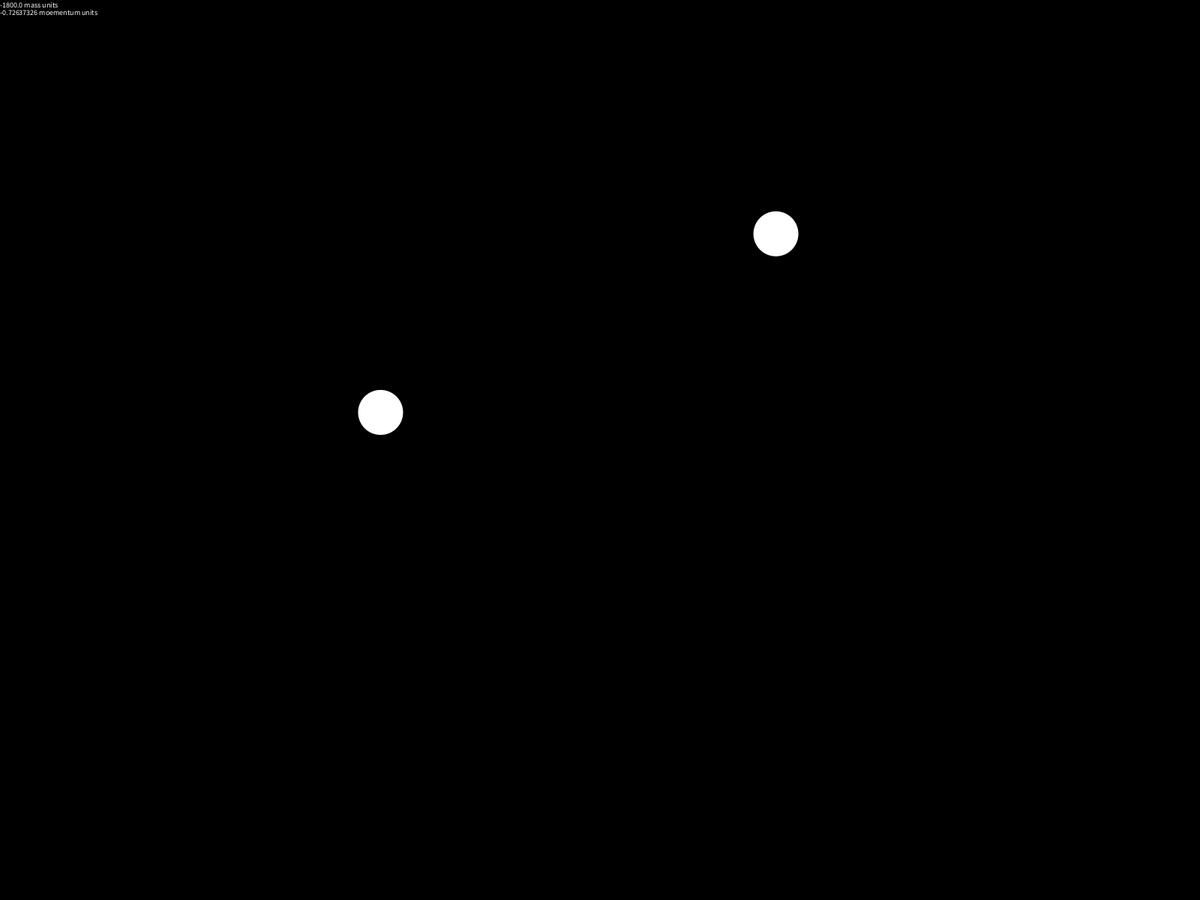
Frame 1 (no input)
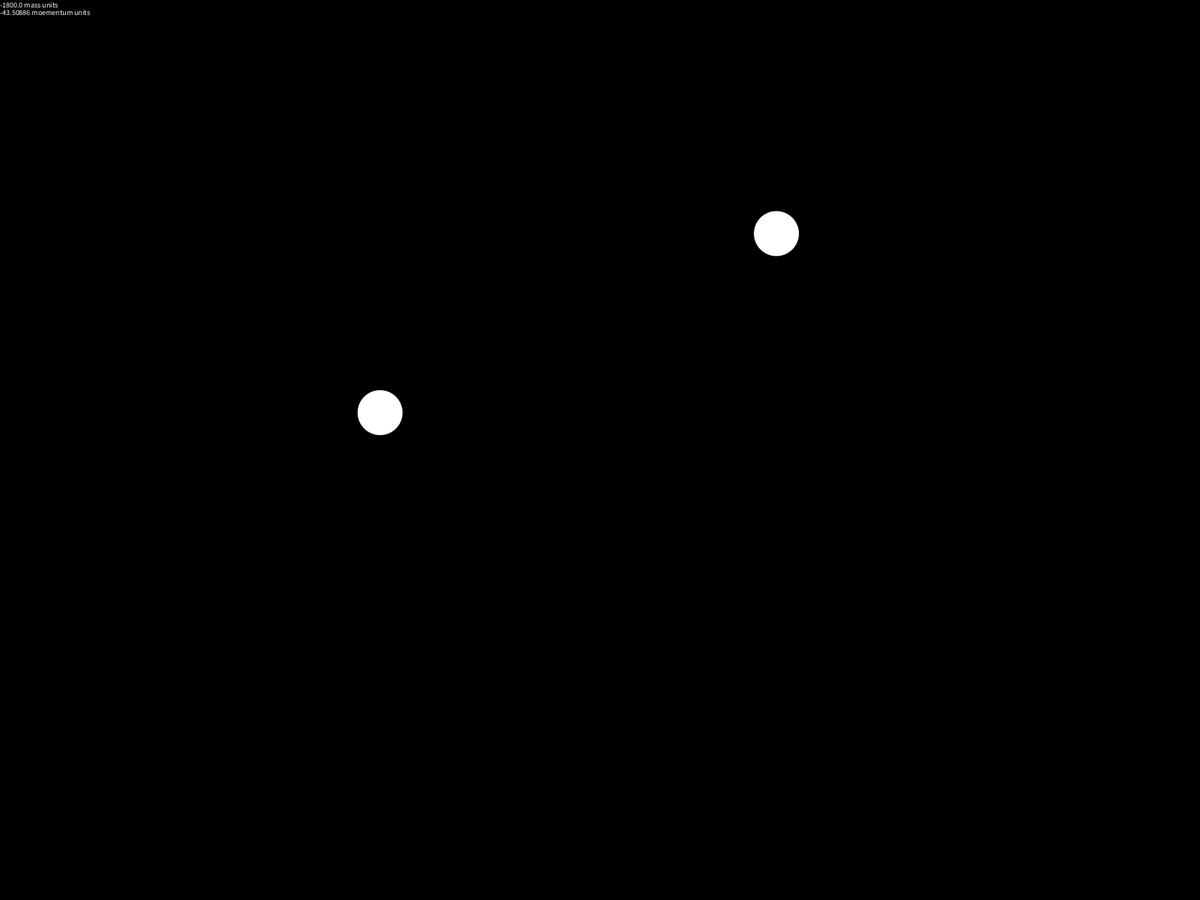
Frame 60 (the mouse pressed at the canvas centre just before this capture)
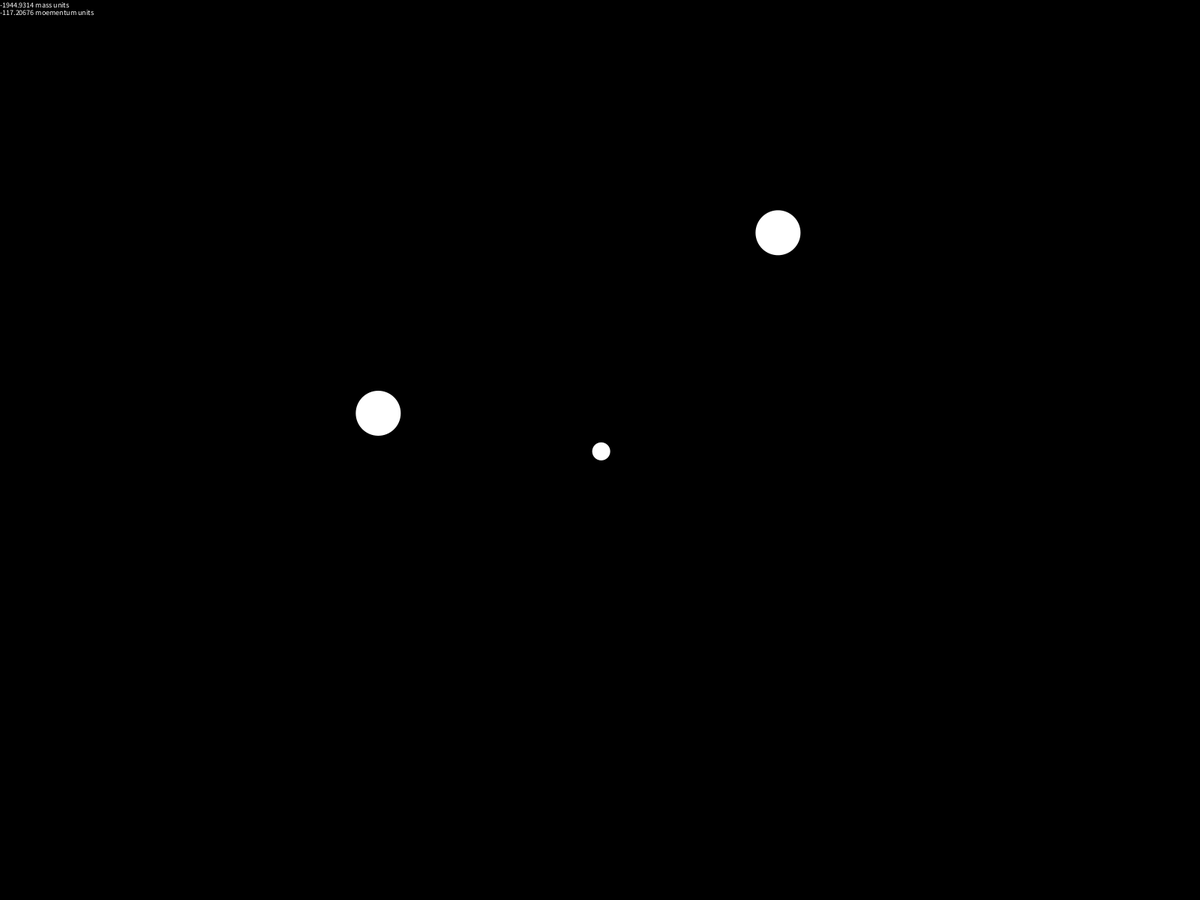
Frame 120 (the mouse held since frame 60 and released just before this capture)

The Processing sketch that drew these frames (run headless with seeded random() and noise(); from frame 60 on, the mouse is pressed at the canvas centre):

// Processing sketch: NegativeMass
// ── NegativeMass.pde
ArrayList<Ball> balls;
boolean update, edges, lines, background, collide, gravity;

void setup() {
  fullScreen();
  pushMatrix();
  colorMode(HSB);
  textSize(10);
  popMatrix();
  update = true;
  edges = false;
  lines = false;
  background = true;
  collide = false;
  gravity = true;
  noStroke();

  balls = new ArrayList<Ball>();
  for (int i = 0; i < 2; i++) {
    float x = random(width);
    float y = random(height);
    float r = random(30, 30); 
    addBall(x, y, r);
  }
}

void draw() {
  if (update) {
    if (background)
      background(0); 
    float totalMass = 0;
    float totalMomentum = 0;
    for (Ball b : balls) {
      b.update(balls, edges, lines, collide, gravity);
      float m = b.getMass();
      totalMass += m;
      totalMomentum += b.getVelMag() * m;
    }
    String tM = totalMass + " mass units";
    String tP = totalMomentum + " moementum units";
    fill(255);
    text(tM, 0, 10);
    text(tP, 0, 20);
  }
}

void keyPressed() {
  switch(key) {
  case ' ' : 
    update = !update; 
    break; 
  case 'e' : 
    edges = !edges; 
    break; 
  case TAB : 
    lines = !lines; 
    break; 
  case 'b' : 
    background = !background; 
    break; 
  case 'c' : 
    collide = !collide; 
    break; 
  case 'g' : 
    gravity = !gravity; 
    break;
  }
  //if(keyCode == ' ') update = !update;
}

void mousePressed() {
  float x = mouseX;
  float y = mouseY;
  float r = random(10, 20); 
  addBall(x, y, r);
}

void addBall(float x, float y, float r) {
  PVector pos = new PVector(min(max(r, x), width - r), min(max(r, y), height - r));
  float angle = random(2 * PI);
  PVector vel = PVector.fromAngle(angle).setMag(0);
  float d = 1; 
  if (random(1) < .5) {
    d *= -1;
  }
  Ball b = new Ball(pos, vel, r, d); 
  balls.add(b);
}
// ── Ball.pde
public class Ball {
  private final static float accuracy = 1;
  private final static float multVecDraw = 10;
  private final static float gravityMult = .15;

  private PVector pos;
  private PVector vel;
  private PVector acc;

  private float rad;
  private float d;
  private float mass;

  private color c;


  public Ball(PVector pos, PVector vel, float rad, float d) {
    this.pos = pos;
    this.vel = vel;
    this.acc = new PVector(0, 0);
    this.rad = rad;
    this.d = d;
    this.mass = this.d * sq(this.rad);
    colorMode(HSB);
    this.c = color(random(255), 255, 255);
    if (this.d < 0) {
      colorMode(RGB);
      this.c = color(255);
    }
  }

  public PVector getPos() {
    return this.pos.copy();
  }

  public float getVelMag() {
    return this.vel.mag();
  }

  public float getMass() {
    return this.mass;
  }

  public float getRad() {
    return this.rad;
  }

  public void addAcc(PVector add) {
    this.acc.add(add);
  }

  public void update(ArrayList<Ball> others, boolean edges, boolean lines, boolean collide, boolean gravity) {
    this.acc = new PVector(0, 0);
    for (int i = 0; i < Ball.accuracy; i++) {
      this.forces(others, collide, gravity); 
      this.vel.add(this.acc.copy().mult(1/Ball.accuracy));
      this.pos.add(this.vel.copy().mult(1/Ball.accuracy)); 
      this.edges(edges);
    }
    this.show();
    if (lines)
      this.showLines();
  }

  private void forces(ArrayList<Ball> others, boolean collide, boolean gravity) {
    for (Ball b : others) {
      if (b != this) {
        PVector diff = b.getPos().sub(this.pos); 
        float min = (this.rad + b.getRad()); 
        boolean colliding = diff.mag() < min;
        if (gravity || (collide && colliding)) {
          if (colliding)
            diff.mult(-1);
          float mag = Ball.gravityMult * this.mass * b.getMass() / diff.magSq(); 
          diff.setMag(mag); 
          PVector force = diff.mult(1/accuracy);
          this.acc.add(force.mult(1/this.mass));
        }
      }
    }
  }


  private void drawLine(PVector l, float m, color c) {
    pushMatrix(); 
    translate(this.pos.x, this.pos.y); 
    stroke(c); 
    //strokeWeight(3);
    line(0, 0, l.x * m, l.y * m); 
    popMatrix();
  }

  private void edges(boolean edges) {
    if (this.pos.x > width || this.pos.x < 0) {
      if (edges) {
        this.pos.x -= width; 
        this.pos.x *= -1;
      } else {
        this.vel.x *= -1;
      }
    }
    if (this.pos.y > height || this.pos.y < 0) {
      if (edges) {
        this.pos.y -= height; 
        this.pos.y *= -1;
      } else {
        this.vel.y *= -1;
      }
    }
  }

  private void show() {
    noStroke();
    fill(this.c);
    ellipse(this.pos.x, this.pos.y, 2 * this.rad, 2 * this.rad);
  }

  private void showLines() {
    this.drawLine(this.vel, multVecDraw, color(255));
    this.drawLine(this.acc, multVecDraw * Ball.accuracy, color(128));
  }
}
